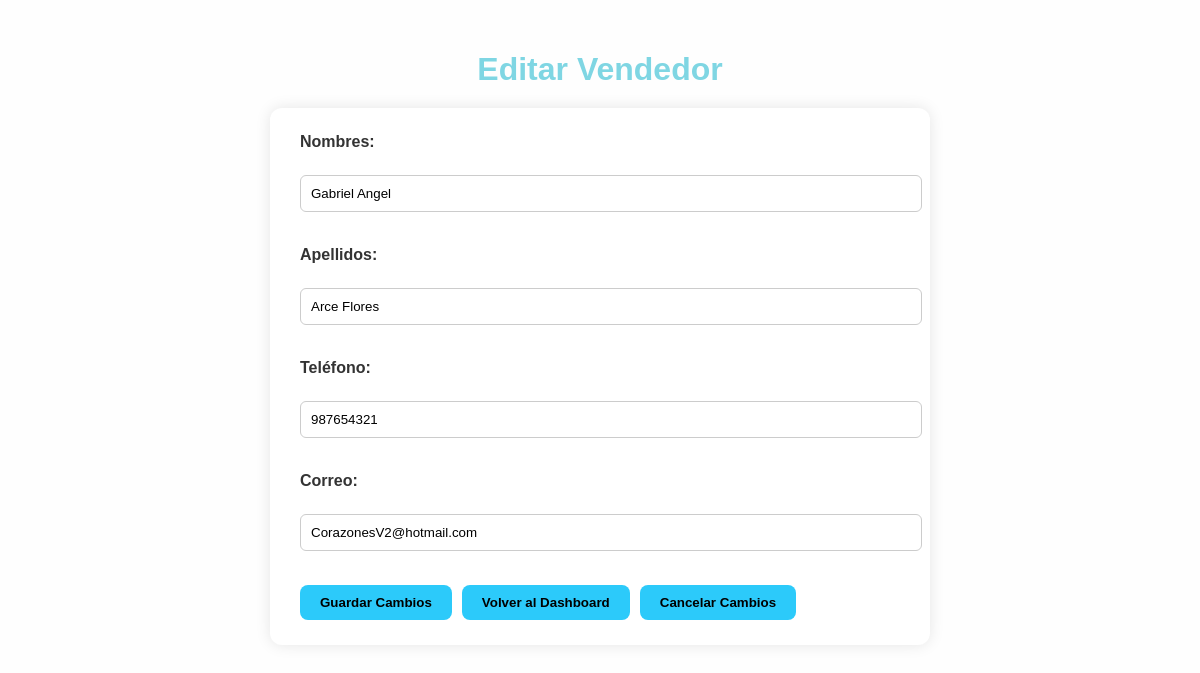
The page /PROYECTO_PELUCHE/admin/index.php?controller=vendedor&action=editar&id=1 (signed in) on the database its author committed.
### tables this page shows
CREATE TABLE `vendedores` (
  `id_vendedor` int(11) NOT NULL,
  `nombres` varchar(100) NOT NULL,
  `apellidos` varchar(100) NOT NULL,
  `telefono` varchar(9) NOT NULL,
  `correo` varchar(100) NOT NULL,
  `clave` varchar(150) NOT NULL,
  `estado_activo` tinyint(1) DEFAULT 1,
  `rol` enum('vendedor') NOT NULL DEFAULT 'vendedor'
);

### PROYECTO_PELUCHE/admin/controllers/VendedorController.php (called while the page is built, shortened)
<?php
require_once(__DIR__ . '/../models/DAOvendedor.php');
class VendedorController {
    private $vendedorModel;
    public function __construct() {
        $this->vendedorModel = new DAOvendedor();
    }
    public function editar() {
        $id = intval($_GET['id']);
        $vendedor = $this->vendedorModel->obtenerVendedorPorId($id);
        require_once(__DIR__ . '/../views/VeditarVendedor.php');
    }
}

### PROYECTO_PELUCHE/config/database.php (called while the page is built)
<?php
class Database {
    public static function connect() {
        $host = 'localhost';
        $db = 'bdpeluches';
        $user = 'root';
        $pass = '';
        try {
            $conexion = new PDO("mysql:host=$host;dbname=$db;charset=utf8", $user, $pass);
            $conexion->setAttribute(PDO::ATTR_ERRMODE, PDO::ERRMODE_EXCEPTION);
            return $conexion;
        } catch (PDOException $e) {
            die("Conexión fallida: " . $e->getMessage());
        }
    }
}

### PROYECTO_PELUCHE/admin/models/DAOvendedor.php (called while the page is built, shortened)
<?php
require_once(__DIR__ . '/../../config/database.php');
class DAOvendedor {
    private $db;
    public function __construct() {
        $this->db = Database::connect();
    }
    public function obtenerVendedorPorId($id) {
        $sql = "SELECT id_vendedor, nombres, apellidos, telefono, correo FROM vendedores WHERE id_vendedor = :id AND estado_activo = 1";
        $stmt = $this->db->prepare($sql);
        $stmt->bindParam(':id', $id, PDO::PARAM_INT);
        $stmt->execute();
        return $stmt->fetch(PDO::FETCH_ASSOC);
    }
}

### PROYECTO_PELUCHE/admin/views/VeditarVendedor.php (the view, shortened to what this page needs)
<!DOCTYPE html>
<html lang="es">
<head>
    <link rel="stylesheet" href="Style/estilo_editar.css">
</head>
<body>
    <h1>Editar Vendedor</h1>
    <form action="index.php?controller=vendedor&action=actualizar" method="POST">
        <label for="nombres">Nombres:</label><br>
        <input type="text" id="nombres" name="nombres" value="<?= htmlspecialchars($vendedor['nombres']) ?>" required><br><br>
        <label for="apellidos">Apellidos:</label><br>
        <input type="text" id="apellidos" name="apellidos" value="<?= htmlspecialchars($vendedor['apellidos']) ?>" required><br><br>
        <label for="telefono">Teléfono:</label><br>
        <input type="text" id="telefono" name="telefono" value="<?= htmlspecialchars($vendedor['telefono']) ?>" required><br><br>
        <label for="correo">Correo:</label><br>
        <input type="email" id="correo" name="correo" value="<?= htmlspecialchars($vendedor['correo']) ?>" required><br><br>
<div style="display: flex; gap: 10px;">
    <button type="submit">Guardar Cambios</button>
    <button type="button" onclick="window.location.href='index.php?controller=dashboard&action=index'">Volver al Dashboard</button>
    <button type="button" onclick="window.location.href='index.php?controller=vendedor&action=listar'">Cancelar Cambios</button>
</div>
</form>
</body>
</html>

### PROYECTO_PELUCHE/admin/Style/estilo_editar.css (style rules this page uses)
body { font-family: 'Lucida Sans Unicode', sans-serif; background: #fefefe; color: #000; margin: 0; padding: 30px; display: flex; flex-direction: column; align-items: center; }
h2, h1 { color: #7FD6E3; margin-bottom: 20px; text-align: center; }
form { background: #fff; padding: 25px 30px; border-radius: 12px; box-shadow: 0 0 15px rgba(0,0,0,0.1); max-width: 600px; width: 100%; animation: fadeIn 0.5s ease; }
label { display: block; margin-bottom: 6px; font-weight: bold; color: #333; }
input[type="text"], input[type="number"], input[type="decimal"], input[type="email"], input[type="password"], select, textarea { width: 100%; padding: 10px; margin-bottom: 16px; border: 1px solid #ccc; border-radius: 6px; background: #ffffff; transition: 0.3s ease; }
button { background: #2ccafa; color: #000; padding: 10px 20px; border: none; border-radius: 8px; font-weight: bold; cursor: pointer; transition: background 0.3s ease; }

### rows shown on the page
vendedores: nombres "Gabriel Angel", apellidos "Arce Flores", telefono "987654321", correo "CorazonesV2@hotmail.com"
